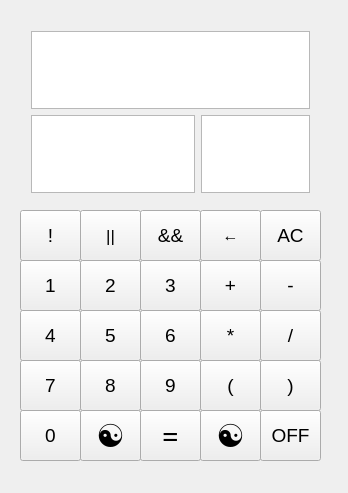
<?xml version="1.0" encoding="UTF-8"?>
<ui version="4.0">
 <class>MainWindow</class>
 <widget class="QMainWindow" name="MainWindow">
  <property name="geometry">
   <rect>
    <x>0</x>
    <y>0</y>
    <width>348</width>
    <height>493</height>
   </rect>
  </property>
  <property name="sizePolicy">
   <sizepolicy hsizetype="Expanding" vsizetype="Expanding">
    <horstretch>0</horstretch>
    <verstretch>0</verstretch>
   </sizepolicy>
  </property>
  <property name="font">
   <font>
    <pointsize>12</pointsize>
   </font>
  </property>
  <property name="windowTitle">
   <string>MainWindow</string>
  </property>
  <widget class="QWidget" name="centralWidget">
   <widget class="QPushButton" name="c">
    <property name="geometry">
     <rect>
      <x>140</x>
      <y>410</y>
      <width>61</width>
      <height>51</height>
     </rect>
    </property>
    <property name="sizePolicy">
     <sizepolicy hsizetype="Fixed" vsizetype="Fixed">
      <horstretch>0</horstretch>
      <verstretch>0</verstretch>
     </sizepolicy>
    </property>
    <property name="font">
     <font>
      <family>楷体</family>
      <pointsize>22</pointsize>
      <weight>50</weight>
      <bold>false</bold>
     </font>
    </property>
    <property name="text">
     <string>=</string>
    </property>
   </widget>
   <widget class="QPushButton" name="a1">
    <property name="geometry">
     <rect>
      <x>20</x>
      <y>260</y>
      <width>61</width>
      <height>51</height>
     </rect>
    </property>
    <property name="sizePolicy">
     <sizepolicy hsizetype="Fixed" vsizetype="Fixed">
      <horstretch>0</horstretch>
      <verstretch>0</verstretch>
     </sizepolicy>
    </property>
    <property name="font">
     <font>
      <pointsize>14</pointsize>
     </font>
    </property>
    <property name="text">
     <string>1</string>
    </property>
   </widget>
   <widget class="QPushButton" name="a5">
    <property name="geometry">
     <rect>
      <x>80</x>
      <y>310</y>
      <width>61</width>
      <height>51</height>
     </rect>
    </property>
    <property name="sizePolicy">
     <sizepolicy hsizetype="Fixed" vsizetype="Fixed">
      <horstretch>0</horstretch>
      <verstretch>0</verstretch>
     </sizepolicy>
    </property>
    <property name="font">
     <font>
      <pointsize>14</pointsize>
     </font>
    </property>
    <property name="text">
     <string>5</string>
    </property>
   </widget>
   <widget class="QPushButton" name="c1">
    <property name="geometry">
     <rect>
      <x>200</x>
      <y>210</y>
      <width>61</width>
      <height>51</height>
     </rect>
    </property>
    <property name="sizePolicy">
     <sizepolicy hsizetype="Fixed" vsizetype="Fixed">
      <horstretch>0</horstretch>
      <verstretch>0</verstretch>
     </sizepolicy>
    </property>
    <property name="font">
     <font>
      <pointsize>12</pointsize>
      <weight>75</weight>
      <bold>true</bold>
     </font>
    </property>
    <property name="text">
     <string>←</string>
    </property>
   </widget>
   <widget class="QPushButton" name="a7">
    <property name="geometry">
     <rect>
      <x>20</x>
      <y>360</y>
      <width>61</width>
      <height>51</height>
     </rect>
    </property>
    <property name="sizePolicy">
     <sizepolicy hsizetype="Fixed" vsizetype="Fixed">
      <horstretch>0</horstretch>
      <verstretch>0</verstretch>
     </sizepolicy>
    </property>
    <property name="font">
     <font>
      <pointsize>14</pointsize>
     </font>
    </property>
    <property name="text">
     <string>7</string>
    </property>
   </widget>
   <widget class="QPushButton" name="b9">
    <property name="geometry">
     <rect>
      <x>260</x>
      <y>360</y>
      <width>61</width>
      <height>51</height>
     </rect>
    </property>
    <property name="sizePolicy">
     <sizepolicy hsizetype="Fixed" vsizetype="Fixed">
      <horstretch>0</horstretch>
      <verstretch>0</verstretch>
     </sizepolicy>
    </property>
    <property name="maximumSize">
     <size>
      <width>16777213</width>
      <height>16777213</height>
     </size>
    </property>
    <property name="font">
     <font>
      <pointsize>14</pointsize>
      <weight>50</weight>
      <bold>false</bold>
     </font>
    </property>
    <property name="text">
     <string>)</string>
    </property>
   </widget>
   <widget class="QPushButton" name="a6">
    <property name="geometry">
     <rect>
      <x>140</x>
      <y>310</y>
      <width>61</width>
      <height>51</height>
     </rect>
    </property>
    <property name="sizePolicy">
     <sizepolicy hsizetype="Fixed" vsizetype="Fixed">
      <horstretch>0</horstretch>
      <verstretch>0</verstretch>
     </sizepolicy>
    </property>
    <property name="font">
     <font>
      <pointsize>14</pointsize>
     </font>
    </property>
    <property name="text">
     <string>6</string>
    </property>
   </widget>
   <widget class="QPushButton" name="b7">
    <property name="geometry">
     <rect>
      <x>140</x>
      <y>210</y>
      <width>61</width>
      <height>51</height>
     </rect>
    </property>
    <property name="sizePolicy">
     <sizepolicy hsizetype="Fixed" vsizetype="Fixed">
      <horstretch>0</horstretch>
      <verstretch>0</verstretch>
     </sizepolicy>
    </property>
    <property name="font">
     <font>
      <pointsize>14</pointsize>
      <weight>50</weight>
      <bold>false</bold>
     </font>
    </property>
    <property name="text">
     <string>&amp;&amp;&amp;&amp;&amp;</string>
    </property>
   </widget>
   <widget class="QPushButton" name="a9">
    <property name="geometry">
     <rect>
      <x>140</x>
      <y>360</y>
      <width>61</width>
      <height>51</height>
     </rect>
    </property>
    <property name="sizePolicy">
     <sizepolicy hsizetype="Fixed" vsizetype="Fixed">
      <horstretch>0</horstretch>
      <verstretch>0</verstretch>
     </sizepolicy>
    </property>
    <property name="font">
     <font>
      <pointsize>14</pointsize>
     </font>
    </property>
    <property name="text">
     <string>9</string>
    </property>
   </widget>
   <widget class="QPushButton" name="a0_3">
    <property name="geometry">
     <rect>
      <x>200</x>
      <y>410</y>
      <width>61</width>
      <height>51</height>
     </rect>
    </property>
    <property name="sizePolicy">
     <sizepolicy hsizetype="Fixed" vsizetype="Fixed">
      <horstretch>0</horstretch>
      <verstretch>0</verstretch>
     </sizepolicy>
    </property>
    <property name="font">
     <font>
      <pointsize>24</pointsize>
      <weight>50</weight>
      <bold>false</bold>
     </font>
    </property>
    <property name="text">
     <string>☯</string>
    </property>
   </widget>
   <widget class="QPushButton" name="a3">
    <property name="geometry">
     <rect>
      <x>140</x>
      <y>260</y>
      <width>61</width>
      <height>51</height>
     </rect>
    </property>
    <property name="sizePolicy">
     <sizepolicy hsizetype="Fixed" vsizetype="Fixed">
      <horstretch>0</horstretch>
      <verstretch>0</verstretch>
     </sizepolicy>
    </property>
    <property name="font">
     <font>
      <pointsize>14</pointsize>
     </font>
    </property>
    <property name="text">
     <string>3</string>
    </property>
   </widget>
   <widget class="QPushButton" name="a0_2">
    <property name="geometry">
     <rect>
      <x>80</x>
      <y>410</y>
      <width>61</width>
      <height>51</height>
     </rect>
    </property>
    <property name="sizePolicy">
     <sizepolicy hsizetype="Fixed" vsizetype="Fixed">
      <horstretch>0</horstretch>
      <verstretch>0</verstretch>
     </sizepolicy>
    </property>
    <property name="font">
     <font>
      <pointsize>24</pointsize>
      <weight>50</weight>
      <bold>false</bold>
     </font>
    </property>
    <property name="text">
     <string>☯</string>
    </property>
   </widget>
   <widget class="QPushButton" name="b6">
    <property name="geometry">
     <rect>
      <x>80</x>
      <y>210</y>
      <width>61</width>
      <height>51</height>
     </rect>
    </property>
    <property name="sizePolicy">
     <sizepolicy hsizetype="Fixed" vsizetype="Fixed">
      <horstretch>0</horstretch>
      <verstretch>0</verstretch>
     </sizepolicy>
    </property>
    <property name="font">
     <font>
      <pointsize>13</pointsize>
      <weight>50</weight>
      <bold>false</bold>
     </font>
    </property>
    <property name="text">
     <string>||</string>
    </property>
   </widget>
   <widget class="QPushButton" name="b5">
    <property name="geometry">
     <rect>
      <x>20</x>
      <y>210</y>
      <width>61</width>
      <height>51</height>
     </rect>
    </property>
    <property name="sizePolicy">
     <sizepolicy hsizetype="Fixed" vsizetype="Fixed">
      <horstretch>0</horstretch>
      <verstretch>0</verstretch>
     </sizepolicy>
    </property>
    <property name="font">
     <font>
      <pointsize>14</pointsize>
      <weight>50</weight>
      <bold>false</bold>
     </font>
    </property>
    <property name="text">
     <string>!</string>
    </property>
   </widget>
   <widget class="QPushButton" name="b3">
    <property name="geometry">
     <rect>
      <x>200</x>
      <y>310</y>
      <width>61</width>
      <height>51</height>
     </rect>
    </property>
    <property name="sizePolicy">
     <sizepolicy hsizetype="Fixed" vsizetype="Fixed">
      <horstretch>0</horstretch>
      <verstretch>0</verstretch>
     </sizepolicy>
    </property>
    <property name="font">
     <font>
      <pointsize>14</pointsize>
      <weight>50</weight>
      <bold>false</bold>
     </font>
    </property>
    <property name="text">
     <string>*</string>
    </property>
   </widget>
   <widget class="QPushButton" name="b8">
    <property name="geometry">
     <rect>
      <x>200</x>
      <y>360</y>
      <width>61</width>
      <height>51</height>
     </rect>
    </property>
    <property name="sizePolicy">
     <sizepolicy hsizetype="Fixed" vsizetype="Fixed">
      <horstretch>0</horstretch>
      <verstretch>0</verstretch>
     </sizepolicy>
    </property>
    <property name="font">
     <font>
      <pointsize>14</pointsize>
      <weight>50</weight>
      <bold>false</bold>
     </font>
    </property>
    <property name="text">
     <string>(</string>
    </property>
   </widget>
   <widget class="QPushButton" name="c3">
    <property name="geometry">
     <rect>
      <x>260</x>
      <y>410</y>
      <width>61</width>
      <height>51</height>
     </rect>
    </property>
    <property name="sizePolicy">
     <sizepolicy hsizetype="Fixed" vsizetype="Fixed">
      <horstretch>0</horstretch>
      <verstretch>0</verstretch>
     </sizepolicy>
    </property>
    <property name="font">
     <font>
      <pointsize>14</pointsize>
      <weight>50</weight>
      <bold>false</bold>
     </font>
    </property>
    <property name="text">
     <string>OFF</string>
    </property>
   </widget>
   <widget class="QPushButton" name="b2">
    <property name="geometry">
     <rect>
      <x>260</x>
      <y>260</y>
      <width>61</width>
      <height>51</height>
     </rect>
    </property>
    <property name="sizePolicy">
     <sizepolicy hsizetype="Fixed" vsizetype="Fixed">
      <horstretch>0</horstretch>
      <verstretch>0</verstretch>
     </sizepolicy>
    </property>
    <property name="font">
     <font>
      <pointsize>14</pointsize>
      <weight>50</weight>
      <bold>false</bold>
     </font>
    </property>
    <property name="text">
     <string>-</string>
    </property>
   </widget>
   <widget class="QPushButton" name="a8">
    <property name="geometry">
     <rect>
      <x>80</x>
      <y>360</y>
      <width>61</width>
      <height>51</height>
     </rect>
    </property>
    <property name="sizePolicy">
     <sizepolicy hsizetype="Fixed" vsizetype="Fixed">
      <horstretch>0</horstretch>
      <verstretch>0</verstretch>
     </sizepolicy>
    </property>
    <property name="font">
     <font>
      <pointsize>14</pointsize>
     </font>
    </property>
    <property name="text">
     <string>8</string>
    </property>
   </widget>
   <widget class="QPushButton" name="c2">
    <property name="geometry">
     <rect>
      <x>260</x>
      <y>210</y>
      <width>61</width>
      <height>51</height>
     </rect>
    </property>
    <property name="sizePolicy">
     <sizepolicy hsizetype="Expanding" vsizetype="Expanding">
      <horstretch>0</horstretch>
      <verstretch>0</verstretch>
     </sizepolicy>
    </property>
    <property name="font">
     <font>
      <pointsize>14</pointsize>
      <weight>50</weight>
      <bold>false</bold>
     </font>
    </property>
    <property name="text">
     <string>AC</string>
    </property>
   </widget>
   <widget class="QPushButton" name="b4">
    <property name="geometry">
     <rect>
      <x>260</x>
      <y>310</y>
      <width>61</width>
      <height>51</height>
     </rect>
    </property>
    <property name="sizePolicy">
     <sizepolicy hsizetype="Fixed" vsizetype="Fixed">
      <horstretch>0</horstretch>
      <verstretch>0</verstretch>
     </sizepolicy>
    </property>
    <property name="font">
     <font>
      <pointsize>14</pointsize>
      <weight>50</weight>
      <bold>false</bold>
     </font>
    </property>
    <property name="text">
     <string>/</string>
    </property>
   </widget>
   <widget class="QPushButton" name="a4">
    <property name="geometry">
     <rect>
      <x>20</x>
      <y>310</y>
      <width>61</width>
      <height>51</height>
     </rect>
    </property>
    <property name="sizePolicy">
     <sizepolicy hsizetype="Fixed" vsizetype="Fixed">
      <horstretch>0</horstretch>
      <verstretch>0</verstretch>
     </sizepolicy>
    </property>
    <property name="font">
     <font>
      <pointsize>14</pointsize>
     </font>
    </property>
    <property name="text">
     <string>4</string>
    </property>
   </widget>
   <widget class="QPushButton" name="a2">
    <property name="geometry">
     <rect>
      <x>80</x>
      <y>260</y>
      <width>61</width>
      <height>51</height>
     </rect>
    </property>
    <property name="sizePolicy">
     <sizepolicy hsizetype="Fixed" vsizetype="Fixed">
      <horstretch>0</horstretch>
      <verstretch>0</verstretch>
     </sizepolicy>
    </property>
    <property name="font">
     <font>
      <pointsize>14</pointsize>
     </font>
    </property>
    <property name="text">
     <string>2</string>
    </property>
   </widget>
   <widget class="QPushButton" name="a0">
    <property name="geometry">
     <rect>
      <x>20</x>
      <y>410</y>
      <width>61</width>
      <height>51</height>
     </rect>
    </property>
    <property name="sizePolicy">
     <sizepolicy hsizetype="Fixed" vsizetype="Fixed">
      <horstretch>0</horstretch>
      <verstretch>0</verstretch>
     </sizepolicy>
    </property>
    <property name="font">
     <font>
      <pointsize>14</pointsize>
     </font>
    </property>
    <property name="text">
     <string>0</string>
    </property>
   </widget>
   <widget class="QPushButton" name="b1">
    <property name="geometry">
     <rect>
      <x>200</x>
      <y>260</y>
      <width>61</width>
      <height>51</height>
     </rect>
    </property>
    <property name="sizePolicy">
     <sizepolicy hsizetype="Fixed" vsizetype="Fixed">
      <horstretch>0</horstretch>
      <verstretch>0</verstretch>
     </sizepolicy>
    </property>
    <property name="font">
     <font>
      <pointsize>14</pointsize>
      <weight>50</weight>
      <bold>false</bold>
     </font>
    </property>
    <property name="text">
     <string>+</string>
    </property>
   </widget>
   <widget class="QWidget" name="">
    <property name="geometry">
     <rect>
      <x>20</x>
      <y>20</y>
      <width>301</width>
      <height>184</height>
     </rect>
    </property>
    <layout class="QVBoxLayout" name="verticalLayout">
     <item>
      <widget class="QTextBrowser" name="qscreen">
       <property name="sizePolicy">
        <sizepolicy hsizetype="Expanding" vsizetype="Expanding">
         <horstretch>0</horstretch>
         <verstretch>0</verstretch>
        </sizepolicy>
       </property>
       <property name="font">
        <font>
         <pointsize>16</pointsize>
        </font>
       </property>
       <property name="lineWidth">
        <number>1</number>
       </property>
       <property name="html">
        <string>&lt;!DOCTYPE HTML PUBLIC &quot;-//W3C//DTD HTML 4.0//EN&quot; &quot;http://www.w3.org/TR/REC-html40/strict.dtd&quot;&gt;
&lt;html&gt;&lt;head&gt;&lt;meta name=&quot;qrichtext&quot; content=&quot;1&quot; /&gt;&lt;style type=&quot;text/css&quot;&gt;
p, li { white-space: pre-wrap; }
&lt;/style&gt;&lt;/head&gt;&lt;body style=&quot; font-family:'SimSun'; font-size:16pt; font-weight:400; font-style:normal;&quot;&gt;
&lt;p style=&quot; margin-top:12px; margin-bottom:12px; margin-left:0px; margin-right:0px; -qt-block-indent:0; text-indent:0px;&quot;&gt;&lt;span style=&quot; font-family:'SimSun'; font-size:9pt;&quot;&gt;&lt;br /&gt;&lt;/span&gt;&lt;/p&gt;&lt;/body&gt;&lt;/html&gt;</string>
       </property>
      </widget>
     </item>
     <item>
      <layout class="QHBoxLayout" name="horizontalLayout" stretch="6,4">
       <item>
        <widget class="QTextBrowser" name="screen">
         <property name="sizePolicy">
          <sizepolicy hsizetype="Expanding" vsizetype="Expanding">
           <horstretch>0</horstretch>
           <verstretch>0</verstretch>
          </sizepolicy>
         </property>
         <property name="font">
          <font>
           <pointsize>20</pointsize>
           <weight>50</weight>
           <bold>false</bold>
          </font>
         </property>
        </widget>
       </item>
       <item>
        <widget class="QTextBrowser" name="screen2">
         <property name="sizePolicy">
          <sizepolicy hsizetype="Expanding" vsizetype="Expanding">
           <horstretch>0</horstretch>
           <verstretch>0</verstretch>
          </sizepolicy>
         </property>
         <property name="font">
          <font>
           <family>Agency FB</family>
           <pointsize>10</pointsize>
           <weight>50</weight>
           <bold>false</bold>
          </font>
         </property>
         <property name="html">
          <string>&lt;!DOCTYPE HTML PUBLIC &quot;-//W3C//DTD HTML 4.0//EN&quot; &quot;http://www.w3.org/TR/REC-html40/strict.dtd&quot;&gt;
&lt;html&gt;&lt;head&gt;&lt;meta name=&quot;qrichtext&quot; content=&quot;1&quot; /&gt;&lt;style type=&quot;text/css&quot;&gt;
p, li { white-space: pre-wrap; }
&lt;/style&gt;&lt;/head&gt;&lt;body style=&quot; font-family:'Agency FB'; font-size:10pt; font-weight:400; font-style:normal;&quot;&gt;
&lt;p style=&quot;-qt-paragraph-type:empty; margin-top:0px; margin-bottom:0px; margin-left:0px; margin-right:0px; -qt-block-indent:0; text-indent:0px;&quot;&gt;&lt;br /&gt;&lt;/p&gt;&lt;/body&gt;&lt;/html&gt;</string>
         </property>
        </widget>
       </item>
      </layout>
     </item>
    </layout>
   </widget>
  </widget>
  <action name="actionFrwe">
   <property name="text">
    <string>打开文件</string>
   </property>
  </action>
  <action name="actionNew">
   <property name="text">
    <string>新建</string>
   </property>
  </action>
 </widget>
 <layoutdefault spacing="6" margin="11"/>
 <resources/>
 <connections/>
</ui>
